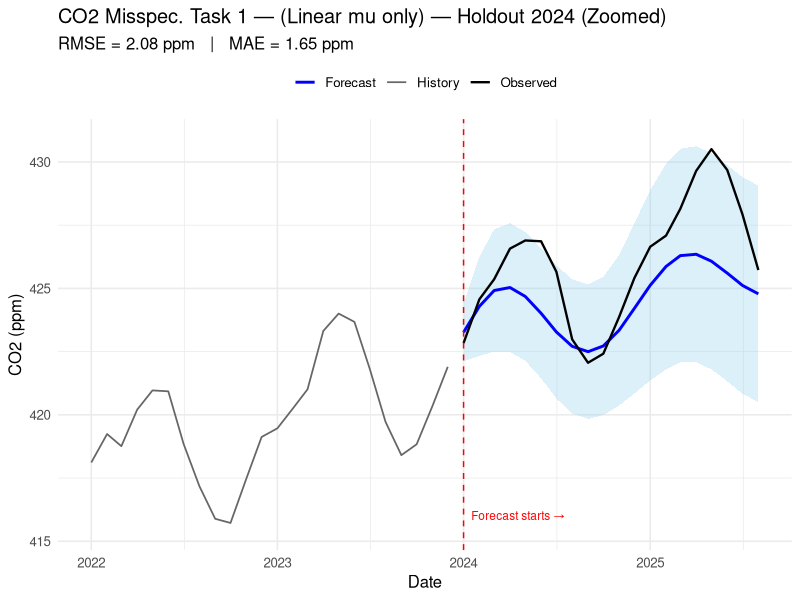
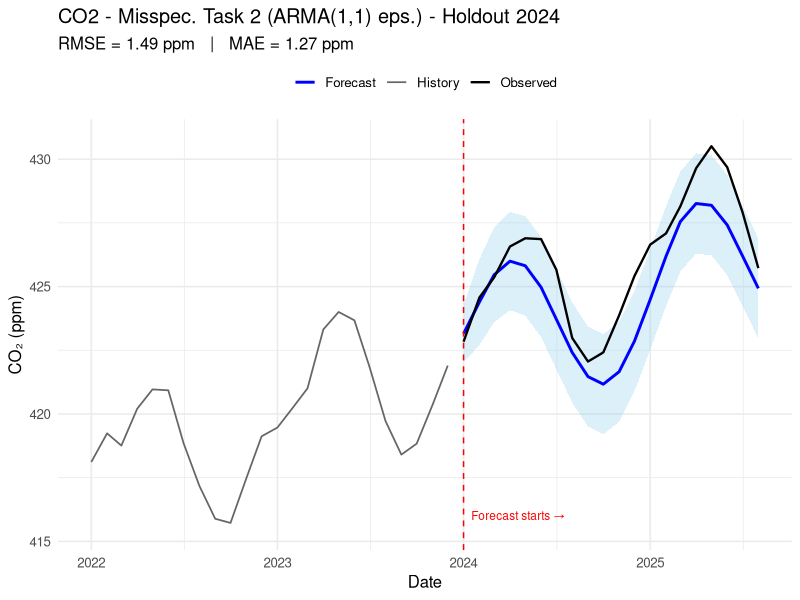
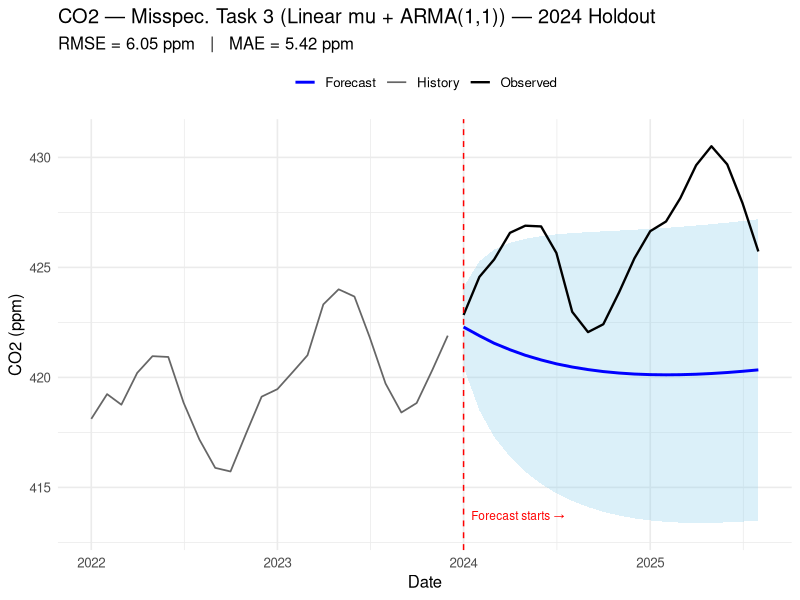

The R source for these figures, in order:
## ---- chunk 1
# PACKAGE IMPORT
invisible(suppressWarnings(suppressMessages(lapply(c("ggplot2", "dplyr", 
                                                     "tidyr", "lubridate",
                                                     "broom", "tseries",
                                                     "forecast"), 
                                            require, character.only = TRUE))))
options(warn = -1)

# DATA IMPORT
co2_daily <- read.csv(
  "./co2_daily_mlo.csv",
  header = FALSE, skip = 32,
  col.names = c("year","month","day","decimal_date","co2")
) %>%
  # Build a proper Date from (year, month, day). Suppress warnings from odd rows.
  mutate(date = suppressWarnings(make_date(year, month, day))) %>%
  # Keep only valid dates and valid CO2 values
  filter(!is.na(date), !is.na(co2)) %>%
  arrange(date)

# DATA SETUP
co2_month <- co2_daily %>%
  transmute(
    ym = floor_date(date, "month"),
    co2 = co2
  ) %>%
  group_by(ym) %>%
  summarise(co2 = mean(co2, na.rm = TRUE), .groups = "drop") %>%
  mutate(
    year = year(ym),
    month = month(ym, label = TRUE, abbr = TRUE)
  )

co2_model <- co2_month %>%
  mutate(
    # Numeric time (in years) centered at 0 for numerical stability
    year_num = year(ym) + (month(ym) - 0.5)/12,
    t        = year_num - min(year_num),
    # Seasonal harmonics (period = 1 year)
    s1 = sin(2*pi*t), 
    c1 = cos(2*pi*t)
  )

# What these columns mean 
# - year_num:
#     * Transforms each monthly timestamp into a decimal year.
#     * Example: mid-January 1980 ≈ 1980.04, June 1980 ≈ 1980.46, December 1980 ≈ 1980.96.
#     * Placing each month at its midpoint avoids December being coded as the *next* year.
#
# - t:
#     * Time in years, but shifted so the very first observation = 0.
#     * This way, the timeline runs 0, 1, 2, … up to ~65 instead of 1958, 1959, 1960, …
#     * Centering at 0 prevents numerical instability when fitting polynomials (like t²).
#
# - s1 and c1:
#     * These are sine and cosine terms with period = 1 year.
#     * They are called "harmonic regressors."
#     * Why do we need both?
#         - sin(2πt) captures a wavy pattern (up–down cycle),
#         - cos(2πt) is the same wave shifted by 3 months,
#         - together, they can reproduce any repeating annual cycle, no matter where the peak falls.
#
# In short:
#   year_num = actual calendar time,
#   t        = relative time since the start,
#   s1, c1   = seasonal building blocks (1st harmonic).
## ---- chunk 2
############################################################
# FORECAST EVALUATION — Leave out 2024 and forecast it
############################################################
cutoff_date <- as.Date("2024-01-01")

train_data <- co2_month %>%
  filter(ym < cutoff_date)

test_data <- co2_month %>%
  filter(ym >= cutoff_date)

# --- Step 2: Refit deterministic model (Model D) on training data ------------
train_model <- train_data %>%
  mutate(
    year_num = year(ym) + (month(ym) - 0.5)/12,
    t        = year_num - min(year_num)
  )

m_train <- lm(co2 ~ t, data = train_model) # REMOVE HARMONICS, QUADRATIC TERM

# --- Step 3: Compute residuals and fit ARIMA model ----------------------------
resid_train <- augment(m_train, data = train_model)$.resid

fit_auto_train <- auto.arima(resid_train)

# --- Step 4: Build forecast horizon into 2024 --------------------------------
h_test <- nrow(test_data)

last_t_train <- max(train_model$t)

future_t <- data.frame(
  t = seq(last_t_train + 1/12, last_t_train + h_test/12, by = 1/12)
)

# Deterministic forecast
mu_hat_future <- predict(m_train, newdata = future_t)

# Stochastic (ARIMA) forecast
arma_fc <- predict(fit_auto_train, n.ahead = h_test)
y_hat_future <- arma_fc$pred
arma_se <- arma_fc$se

# Total forecast
x_hat_future <- mu_hat_future + y_hat_future
upper <- x_hat_future + qnorm(0.975) * arma_se
lower <- x_hat_future - qnorm(0.975) * arma_se

# --- Step 5: Create forecast DataFrame ---------------------------------------
future_dates <- seq(max(train_data$ym) + months(1),
                    by = "month", length.out = h_test)

forecast_eval <- data.frame(
  date = future_dates,
  forecast = x_hat_future,
  lower = lower,
  upper = upper
)

# --- Step 6: Merge observed test data ----------------------------------------
compare_df <- test_data %>%
  rename(date = ym, actual = co2) %>%
  left_join(forecast_eval, by = "date")

# --- Step 7: Compute evaluation metrics --------------------------------------
rmse <- sqrt(mean((compare_df$actual - compare_df$forecast)^2, na.rm = TRUE))
mae  <- mean(abs(compare_df$actual - compare_df$forecast), na.rm = TRUE)

############################################################
# Zoomed evaluation plot — focus on recent window
############################################################

# How many months of history before the cutoff to show?
n_past_train <- 24  # last 24 months before 2024

train_recent <- train_data %>%
  filter(ym >= cutoff_date %m-% months(n_past_train))

# Nice y-limits with small padding
ymin <- min(c(train_recent$co2, compare_df$actual, forecast_eval$lower), na.rm = TRUE)
ymax <- max(c(train_recent$co2, compare_df$actual, forecast_eval$upper), na.rm = TRUE)
ypad <- 0.02 * (ymax - ymin)

ggplot() +
  # Prediction interval ribbon (forecast period)
  geom_ribbon(
    data = forecast_eval,
    aes(x = date, ymin = lower, ymax = upper),
    fill = "skyblue", alpha = 0.3
  ) +
  # Forecast line
  geom_line(
    data = forecast_eval,
    aes(x = date, y = forecast, color = "Forecast"),
    linewidth = 1
  ) +
  # Observed in the holdout year
  geom_line(
    data = compare_df,
    aes(x = date, y = actual, color = "Observed"),
    linewidth = 0.8
  ) +
  # Recent training history
  geom_line(
    data = train_recent,
    aes(x = ym, y = co2, color = "History"),
    linewidth = 0.6
  ) +
  # Mark the forecast start. Use Date directly to avoid the warning.
  geom_vline(xintercept = cutoff_date, linetype = "dashed", color = "red") +
  annotate(
    "text",
    x = cutoff_date + 15,               # ~2 weeks into 2024
    y = ymin + ypad,
    label = "Forecast starts \u2192",
    hjust = 0, color = "red", size = 3
  ) +
  scale_color_manual(
    values = c("History" = "grey40", "Observed" = "black", "Forecast" = "blue")
  ) +
  labs(
    title = "CO2 Misspec. Task 1 — (Linear mu only) — Holdout 2024 (Zoomed)",
    subtitle = paste0("RMSE = ", round(rmse, 2), " ppm   |   MAE = ", round(mae, 2), " ppm"),
    x = "Date", y = "CO2 (ppm)", color = NULL
  ) +
  coord_cartesian(
    xlim = c(cutoff_date %m-% months(n_past_train), max(forecast_eval$date)),
    ylim = c(ymin - ypad, ymax + ypad)
  ) +
  theme_minimal(base_size = 12) +
  theme(legend.position = "top")
## ---- chunk 3
############################################################
# FORECAST EVALUATION — Leave out 2024 and forecast it
############################################################

# --- Step 1: Split data ------------------------------------------------------
cutoff_date <- as.Date("2024-01-01")

train_data <- co2_month %>%
  filter(ym < cutoff_date)

test_data <- co2_month %>%
  filter(ym >= cutoff_date)

# --- Step 2: Refit deterministic model (Model D) on training data ------------
train_model <- train_data %>%
  mutate(
    year_num = year(ym) + (month(ym) - 0.5)/12,
    t        = year_num - min(year_num),
    s1       = sin(2*pi*t),
    c1       = cos(2*pi*t)
  )

m_train <- lm(co2 ~ t + I(t^2) + s1 + c1, data = train_model)

# --- Step 3: Compute residuals and fit ARIMA model ----------------------------
resid_train <- augment(m_train, data = train_model)$.resid

fit_arma11_train <- Arima(resid_train, order = c(1,0,1)) # REPLACE auto ARIMA 
                                                         # w/ fixed ARMA(1,1)

# --- Step 4: Build forecast horizon into 2024 --------------------------------
h_test <- nrow(test_data)

last_t_train <- max(train_model$t)

future_t <- data.frame(
  t = seq(last_t_train + 1/12, last_t_train + h_test/12, by = 1/12)
) %>%
  mutate(
    s1 = sin(2*pi*t),
    c1 = cos(2*pi*t)
  )

# Deterministic forecast
mu_hat_future <- predict(m_train, newdata = future_t)

# Stochastic (ARIMA) forecast
arma_fc <- predict(fit_arma11_train, n.ahead = h_test)
y_hat_future <- arma_fc$pred
arma_se <- arma_fc$se

# Total forecast
x_hat_future <- mu_hat_future + y_hat_future
upper <- x_hat_future + qnorm(0.975) * arma_se
lower <- x_hat_future - qnorm(0.975) * arma_se

# --- Step 5: Create forecast DataFrame ---------------------------------------
future_dates <- seq(max(train_data$ym) + months(1),
                    by = "month", length.out = h_test)

forecast_eval <- data.frame(
  date = future_dates,
  forecast = x_hat_future,
  lower = lower,
  upper = upper
)

# --- Step 6: Merge observed test data ----------------------------------------
compare_df <- test_data %>%
  rename(date = ym, actual = co2) %>%
  left_join(forecast_eval, by = "date")

# --- Step 7: Compute evaluation metrics --------------------------------------
rmse <- sqrt(mean((compare_df$actual - compare_df$forecast)^2, na.rm = TRUE))
mae  <- mean(abs(compare_df$actual - compare_df$forecast), na.rm = TRUE)

#cat("Forecast evaluation for 2024:\n")
#cat("RMSE =", round(rmse, 3), "ppm\n")
#cat("MAE  =", round(mae, 3), "ppm\n")

############################################################
# Zoomed evaluation plot — focus on recent window
############################################################

# How many months of history before the cutoff to show?
n_past_train <- 24  # last 24 months before 2024

train_recent <- train_data %>%
  filter(ym >= cutoff_date %m-% months(n_past_train))

# Nice y-limits with small padding
ymin <- min(c(train_recent$co2, compare_df$actual, forecast_eval$lower), na.rm = TRUE)
ymax <- max(c(train_recent$co2, compare_df$actual, forecast_eval$upper), na.rm = TRUE)
ypad <- 0.02 * (ymax - ymin)

ggplot() +
  # Prediction interval ribbon (forecast period)
  geom_ribbon(
    data = forecast_eval,
    aes(x = date, ymin = lower, ymax = upper),
    fill = "skyblue", alpha = 0.3
  ) +
  # Forecast line
  geom_line(
    data = forecast_eval,
    aes(x = date, y = forecast, color = "Forecast"),
    linewidth = 1
  ) +
  # Observed in the holdout year
  geom_line(
    data = compare_df,
    aes(x = date, y = actual, color = "Observed"),
    linewidth = 0.8
  ) +
  # Recent training history
  geom_line(
    data = train_recent,
    aes(x = ym, y = co2, color = "History"),
    linewidth = 0.6
  ) +
  # Mark the forecast start. Use Date directly to avoid the warning.
  geom_vline(xintercept = cutoff_date, linetype = "dashed", color = "red") +
  annotate(
    "text",
    x = cutoff_date + 15,               # ~2 weeks into 2024
    y = ymin + ypad,
    label = "Forecast starts \u2192",
    hjust = 0, color = "red", size = 3
  ) +
  scale_color_manual(
    values = c("History" = "grey40", "Observed" = "black", "Forecast" = "blue")
  ) +
  labs(
    title = "CO2 - Misspec. Task 2 (ARMA(1,1) eps.) - Holdout 2024",
    subtitle = paste0("RMSE = ", round(rmse, 2), " ppm   |   MAE = ", round(mae, 2), " ppm"),
    x = "Date", y = "CO₂ (ppm)", color = NULL
  ) +
  coord_cartesian(
    xlim = c(cutoff_date %m-% months(n_past_train), max(forecast_eval$date)),
    ylim = c(ymin - ypad, ymax + ypad)
  ) +
  theme_minimal(base_size = 12) +
  theme(legend.position = "top")
## ---- chunk 4
############################################################
# FORECAST EVALUATION — Leave out 2024 and forecast it
############################################################

# --- Step 1: Split data ------------------------------------------------------
cutoff_date <- as.Date("2024-01-01")

train_data <- co2_month %>%
  filter(ym < cutoff_date)

test_data <- co2_month %>%
  filter(ym >= cutoff_date)

# --- Step 2: Refit deterministic model (Model D) on training data ------------
train_model <- train_data %>%
  mutate(
    year_num = year(ym) + (month(ym) - 0.5)/12,
    t        = year_num - min(year_num)#,
    #s1       = sin(2*pi*t),
    #c1       = cos(2*pi*t)  # REMOVE HARMICS
  )

m_train <- lm(co2 ~ t, data = train_model) # REMOVE non-linear terms

# --- Step 3: Compute residuals and fit ARIMA model ----------------------------
resid_train <- augment(m_train, data = train_model)$.resid

fit_arma11_train <- Arima(resid_train, order = c(1,0,1)) # REPLACE auto ARIMA 
                                                         # w/ fixed ARMA(1,1)

# --- Step 4: Build forecast horizon into 2024 --------------------------------
h_test <- nrow(test_data)

last_t_train <- max(train_model$t)

future_t <- data.frame(
  t = seq(last_t_train + 1/12, last_t_train + h_test/12, by = 1/12)
) #%>%
  #mutate(
  #  s1 = sin(2*pi*t),
  #  c1 = cos(2*pi*t)
  #)

# Deterministic forecast
mu_hat_future <- predict(m_train, newdata = future_t)

# Stochastic (ARIMA) forecast
arma_fc <- predict(fit_arma11_train, n.ahead = h_test)
y_hat_future <- arma_fc$pred
arma_se <- arma_fc$se

# Total forecast
x_hat_future <- mu_hat_future + y_hat_future
upper <- x_hat_future + qnorm(0.975) * arma_se
lower <- x_hat_future - qnorm(0.975) * arma_se

# --- Step 5: Create forecast DataFrame ---------------------------------------
future_dates <- seq(max(train_data$ym) + months(1),
                    by = "month", length.out = h_test)

forecast_eval <- data.frame(
  date = future_dates,
  forecast = x_hat_future,
  lower = lower,
  upper = upper
)

# --- Step 6: Merge observed test data ----------------------------------------
compare_df <- test_data %>%
  rename(date = ym, actual = co2) %>%
  left_join(forecast_eval, by = "date")

# --- Step 7: Compute evaluation metrics --------------------------------------
rmse <- sqrt(mean((compare_df$actual - compare_df$forecast)^2, na.rm = TRUE))
mae  <- mean(abs(compare_df$actual - compare_df$forecast), na.rm = TRUE)

#cat("Forecast evaluation for 2024:\n")
#cat("RMSE =", round(rmse, 3), "ppm\n")
#cat("MAE  =", round(mae, 3), "ppm\n")

############################################################
# Zoomed evaluation plot — focus on recent window
############################################################

# How many months of history before the cutoff to show?
n_past_train <- 24  # last 24 months before 2024

train_recent <- train_data %>%
  filter(ym >= cutoff_date %m-% months(n_past_train))

# Nice y-limits with small padding
ymin <- min(c(train_recent$co2, compare_df$actual, forecast_eval$lower), na.rm = TRUE)
ymax <- max(c(train_recent$co2, compare_df$actual, forecast_eval$upper), na.rm = TRUE)
ypad <- 0.02 * (ymax - ymin)

ggplot() +
  # Prediction interval ribbon (forecast period)
  geom_ribbon(
    data = forecast_eval,
    aes(x = date, ymin = lower, ymax = upper),
    fill = "skyblue", alpha = 0.3
  ) +
  # Forecast line
  geom_line(
    data = forecast_eval,
    aes(x = date, y = forecast, color = "Forecast"),
    linewidth = 1
  ) +
  # Observed in the holdout year
  geom_line(
    data = compare_df,
    aes(x = date, y = actual, color = "Observed"),
    linewidth = 0.8
  ) +
  # Recent training history
  geom_line(
    data = train_recent,
    aes(x = ym, y = co2, color = "History"),
    linewidth = 0.6
  ) +
  # Mark the forecast start. Use Date directly to avoid the warning.
  geom_vline(xintercept = cutoff_date, linetype = "dashed", color = "red") +
  annotate(
    "text",
    x = cutoff_date + 15,               # ~2 weeks into 2024
    y = ymin + ypad,
    label = "Forecast starts \u2192",
    hjust = 0, color = "red", size = 3
  ) +
  scale_color_manual(
    values = c("History" = "grey40", "Observed" = "black", "Forecast" = "blue")
  ) +
  labs(
    title = "CO2 — Misspec. Task 3 (Linear mu + ARMA(1,1)) — 2024 Holdout",
    subtitle = paste0("RMSE = ", round(rmse, 2), " ppm   |   MAE = ", round(mae, 2), " ppm"),
    x = "Date", y = "CO2 (ppm)", color = NULL
  ) +
  coord_cartesian(
    xlim = c(cutoff_date %m-% months(n_past_train), max(forecast_eval$date)),
    ylim = c(ymin - ypad, ymax + ypad)
  ) +
  theme_minimal(base_size = 12) +
  theme(legend.position = "top")
